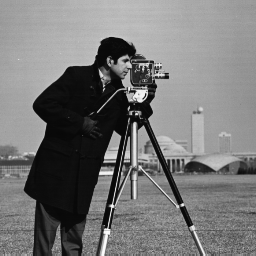
%> input picture ivp lab/iivp-lab-2017/iivp-lab-2017/Lab1 Pri/cameraman.tif, 256 x 256 px
$ octave q4.m   (GNU Octave 9; MATLAB toolbox functions it lacks are replaced by stand-ins)
%> lines starting %> are read from the running program, lines starting %| are printed output that depends on the picture; in (x1, y1, x2, y2) boxes, pixels count from 0 and x2, y2 are one past the last pixel; in counts of white or black regions, pixels touching at a corner belong together; the program's own positions count from 1
[panda, map] =imread('cameraman.tif');
%> panda is the input picture: size 256x256 uint8; min 7, max 253, mean 118.7
%> map = []
panda_int8=int8(panda);
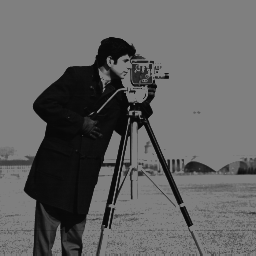
%> panda_int8: size 256x256 int8; min 7, max 127, mean 97.5
arr=zeros(28, 45,'uint8');
for i=8:30
   for j = 15:60
        arr(i-7,j-14)= panda_int8(i,j,1);
   end
end
    hold on
    imshow(arr);
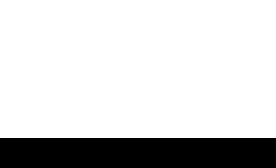
%> displayed picture: size 28x46, on the screen's scale of 0 to 255 (shown 6 times larger); values 0 (black) and 127 (white), 82.1% white; 1 black region, box (x1, y1, x2, y2) and area: (0, 23, 46, 28) 230
    hold on

$ run again, with ivp lab/iivp-lab-2017/iivp-lab-2017/Lab1 Pri/panda.jpg saved as ivp lab/iivp-lab-2017/iivp-lab-2017/Lab1 Pri/cameraman.tif
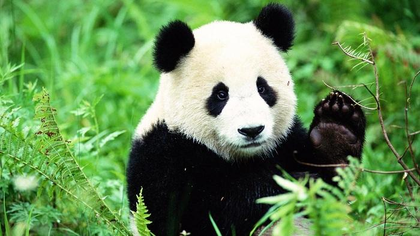
%> input picture ivp lab/iivp-lab-2017/iivp-lab-2017/Lab1 Pri/panda.jpg, 420 x 236 px, shrunk from 700 x 394 before the run
%> panda is the input picture: size 236x420x3 uint8; mean R, G, B 98, 139.3, 81.4
%> map = []
%> `panda_int8=int8(panda);`:
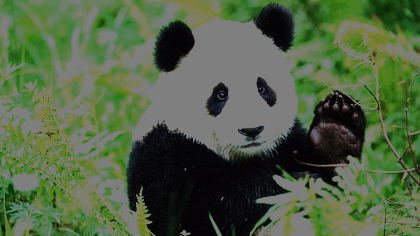
%> panda_int8: size 236x420x3 int8; mean R, G, B 81.1, 98.4, 68.1
%> `imshow(arr);`:
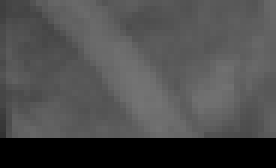
%> displayed picture: size 28x46, on the screen's scale of 0 to 255 (shown 6 times larger); min 0, max 116, mean 75.9
